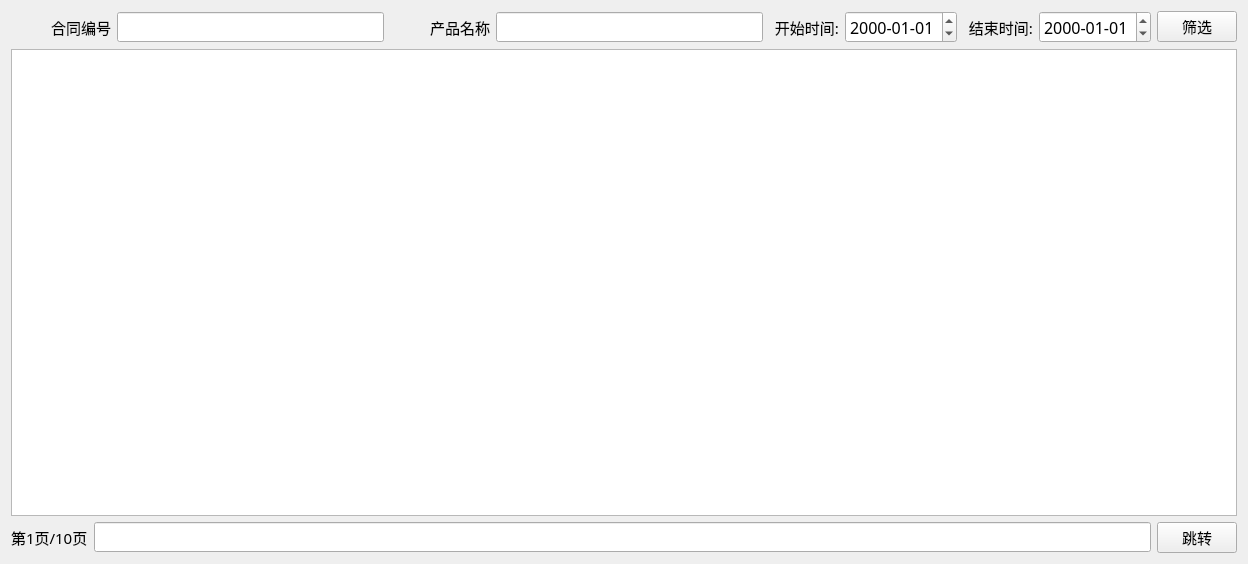
<?xml version="1.0" encoding="UTF-8"?>
<ui version="4.0">
 <class>FindKeHuContract</class>
 <widget class="QWidget" name="FindKeHuContract">
  <property name="geometry">
   <rect>
    <x>0</x>
    <y>0</y>
    <width>1248</width>
    <height>564</height>
   </rect>
  </property>
  <property name="windowTitle">
   <string>Form</string>
  </property>
  <layout class="QVBoxLayout" name="verticalLayout">
   <item>
    <layout class="QHBoxLayout" name="horizontalLayout">
     <item>
      <widget class="QLabel" name="label">
       <property name="minimumSize">
        <size>
         <width>100</width>
         <height>0</height>
        </size>
       </property>
       <property name="maximumSize">
        <size>
         <width>50</width>
         <height>16777215</height>
        </size>
       </property>
       <property name="font">
        <font>
         <family>Agency FB</family>
         <pointsize>11</pointsize>
        </font>
       </property>
       <property name="text">
        <string>合同编号</string>
       </property>
       <property name="alignment">
        <set>Qt::AlignRight|Qt::AlignTrailing|Qt::AlignVCenter</set>
       </property>
      </widget>
     </item>
     <item>
      <widget class="QLineEdit" name="lineEdit_contract_id">
       <property name="font">
        <font>
         <family>Agency FB</family>
         <pointsize>11</pointsize>
        </font>
       </property>
      </widget>
     </item>
     <item>
      <widget class="QLabel" name="label_2">
       <property name="minimumSize">
        <size>
         <width>100</width>
         <height>0</height>
        </size>
       </property>
       <property name="maximumSize">
        <size>
         <width>50</width>
         <height>16777215</height>
        </size>
       </property>
       <property name="font">
        <font>
         <family>Agency FB</family>
         <pointsize>11</pointsize>
        </font>
       </property>
       <property name="text">
        <string>产品名称</string>
       </property>
       <property name="alignment">
        <set>Qt::AlignRight|Qt::AlignTrailing|Qt::AlignVCenter</set>
       </property>
      </widget>
     </item>
     <item>
      <widget class="QLineEdit" name="lineEdit_product_name">
       <property name="font">
        <font>
         <family>Agency FB</family>
         <pointsize>11</pointsize>
        </font>
       </property>
      </widget>
     </item>
     <item>
      <widget class="QLabel" name="label_8">
       <property name="minimumSize">
        <size>
         <width>70</width>
         <height>0</height>
        </size>
       </property>
       <property name="maximumSize">
        <size>
         <width>50</width>
         <height>16777215</height>
        </size>
       </property>
       <property name="font">
        <font>
         <family>Agency FB</family>
         <pointsize>11</pointsize>
        </font>
       </property>
       <property name="text">
        <string>开始时间:</string>
       </property>
       <property name="alignment">
        <set>Qt::AlignRight|Qt::AlignTrailing|Qt::AlignVCenter</set>
       </property>
      </widget>
     </item>
     <item>
      <widget class="QDateEdit" name="dateEdit_begindate">
       <property name="minimumSize">
        <size>
         <width>100</width>
         <height>0</height>
        </size>
       </property>
       <property name="font">
        <font>
         <family>Agency FB</family>
         <pointsize>12</pointsize>
        </font>
       </property>
       <property name="displayFormat">
        <string>yyyy-MM-dd</string>
       </property>
      </widget>
     </item>
     <item>
      <widget class="QLabel" name="label_9">
       <property name="minimumSize">
        <size>
         <width>70</width>
         <height>0</height>
        </size>
       </property>
       <property name="maximumSize">
        <size>
         <width>50</width>
         <height>16777215</height>
        </size>
       </property>
       <property name="font">
        <font>
         <family>Agency FB</family>
         <pointsize>11</pointsize>
        </font>
       </property>
       <property name="text">
        <string>结束时间:</string>
       </property>
       <property name="alignment">
        <set>Qt::AlignRight|Qt::AlignTrailing|Qt::AlignVCenter</set>
       </property>
      </widget>
     </item>
     <item>
      <widget class="QDateEdit" name="dateEdit_enddate">
       <property name="minimumSize">
        <size>
         <width>100</width>
         <height>0</height>
        </size>
       </property>
       <property name="font">
        <font>
         <family>Agency FB</family>
         <pointsize>12</pointsize>
        </font>
       </property>
       <property name="displayFormat">
        <string>yyyy-MM-dd</string>
       </property>
      </widget>
     </item>
     <item>
      <widget class="QPushButton" name="pushButton">
       <property name="font">
        <font>
         <family>Agency FB</family>
         <pointsize>11</pointsize>
        </font>
       </property>
       <property name="text">
        <string>筛选</string>
       </property>
      </widget>
     </item>
    </layout>
   </item>
   <item>
    <widget class="QTableWidget" name="tableWidget">
     <property name="font">
      <font>
       <pointsize>11</pointsize>
      </font>
     </property>
    </widget>
   </item>
   <item>
    <layout class="QHBoxLayout" name="horizontalLayout_2">
     <item>
      <widget class="QLabel" name="label_page">
       <property name="font">
        <font>
         <family>Agency FB</family>
         <pointsize>11</pointsize>
        </font>
       </property>
       <property name="text">
        <string>第1页/10页</string>
       </property>
      </widget>
     </item>
     <item>
      <widget class="QLineEdit" name="lineEdit_page">
       <property name="font">
        <font>
         <family>Agency FB</family>
         <pointsize>11</pointsize>
        </font>
       </property>
      </widget>
     </item>
     <item>
      <widget class="QPushButton" name="pushButton_4">
       <property name="font">
        <font>
         <family>Agency FB</family>
         <pointsize>11</pointsize>
        </font>
       </property>
       <property name="text">
        <string>跳转</string>
       </property>
      </widget>
     </item>
    </layout>
   </item>
  </layout>
 </widget>
 <resources/>
 <connections>
  <connection>
   <sender>pushButton</sender>
   <signal>clicked()</signal>
   <receiver>FindKeHuContract</receiver>
   <slot>ShaiXuan()</slot>
   <hints>
    <hint type="sourcelabel">
     <x>1206</x>
     <y>24</y>
    </hint>
    <hint type="destinationlabel">
     <x>1245</x>
     <y>82</y>
    </hint>
   </hints>
  </connection>
  <connection>
   <sender>pushButton_4</sender>
   <signal>clicked()</signal>
   <receiver>FindKeHuContract</receiver>
   <slot>PageSlot()</slot>
   <hints>
    <hint type="sourcelabel">
     <x>1215</x>
     <y>539</y>
    </hint>
    <hint type="destinationlabel">
     <x>1243</x>
     <y>544</y>
    </hint>
   </hints>
  </connection>
 </connections>
 <slots>
  <slot>ShaiXuan()</slot>
  <slot>PageSlot()</slot>
 </slots>
</ui>
